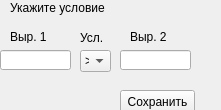
    <widget class="QWidget" name="page_2">
     <property name="geometry">
      <rect>
       <x>0</x>
       <y>0</y>
       <width>221</width>
       <height>110</height>
      </rect>
     </property>
     <attribute name="label">
      <string>if</string>
     </attribute>
     <widget class="QLabel" name="label_5">
      <property name="geometry">
       <rect>
        <x>10</x>
        <y>0</y>
        <width>101</width>
        <height>16</height>
       </rect>
      </property>
      <property name="text">
       <string>Укажите условие</string>
      </property>
     </widget>
     <widget class="QLineEdit" name="lineEdit_3">
      <property name="geometry">
       <rect>
        <x>0</x>
        <y>50</y>
        <width>71</width>
        <height>20</height>
       </rect>
      </property>
     </widget>
     <widget class="QComboBox" name="comboBox">
      <property name="geometry">
       <rect>
        <x>80</x>
        <y>50</y>
        <width>31</width>
        <height>22</height>
       </rect>
      </property>
      <item>
       <property name="text">
        <string>&gt;</string>
       </property>
      </item>
      <item>
       <property name="text">
        <string>&lt;</string>
       </property>
      </item>
      <item>
       <property name="text">
        <string>=</string>
       </property>
      </item>
      <item>
       <property name="text">
        <string>≥</string>
       </property>
      </item>
      <item>
       <property name="text">
        <string>≥</string>
       </property>
      </item>
      <item>
       <property name="text">
        <string>≠</string>
       </property>
      </item>
     </widget>
     <widget class="QLabel" name="label_7">
      <property name="geometry">
       <rect>
        <x>80</x>
        <y>30</y>
        <width>61</width>
        <height>16</height>
       </rect>
      </property>
      <property name="text">
       <string>Усл.</string>
      </property>
     </widget>
     <widget class="QLineEdit" name="lineEdit_4">
      <property name="geometry">
       <rect>
        <x>120</x>
        <y>50</y>
        <width>71</width>
        <height>20</height>
       </rect>
      </property>
     </widget>
     <widget class="QLabel" name="label_6">
      <property name="geometry">
       <rect>
        <x>10</x>
        <y>30</y>
        <width>47</width>
        <height>13</height>
       </rect>
      </property>
      <property name="text">
       <string>Выр. 1</string>
      </property>
     </widget>
     <widget class="QLabel" name="label_8">
      <property name="geometry">
       <rect>
        <x>130</x>
        <y>30</y>
        <width>47</width>
        <height>13</height>
       </rect>
      </property>
      <property name="text">
       <string>Выр. 2</string>
      </property>
     </widget>
     <widget class="QPushButton" name="pushButton_9">
      <property name="geometry">
       <rect>
        <x>120</x>
        <y>90</y>
        <width>75</width>
        <height>23</height>
       </rect>
      </property>
      <property name="toolTip">
       <string>&lt;html&gt;&lt;head/&gt;&lt;body&gt;&lt;p&gt;Сохранить параметры оператора&lt;/p&gt;&lt;/body&gt;&lt;/html&gt;</string>
      </property>
      <property name="text">
       <string>Сохранить</string>
      </property>
     </widget>
    </widget>
